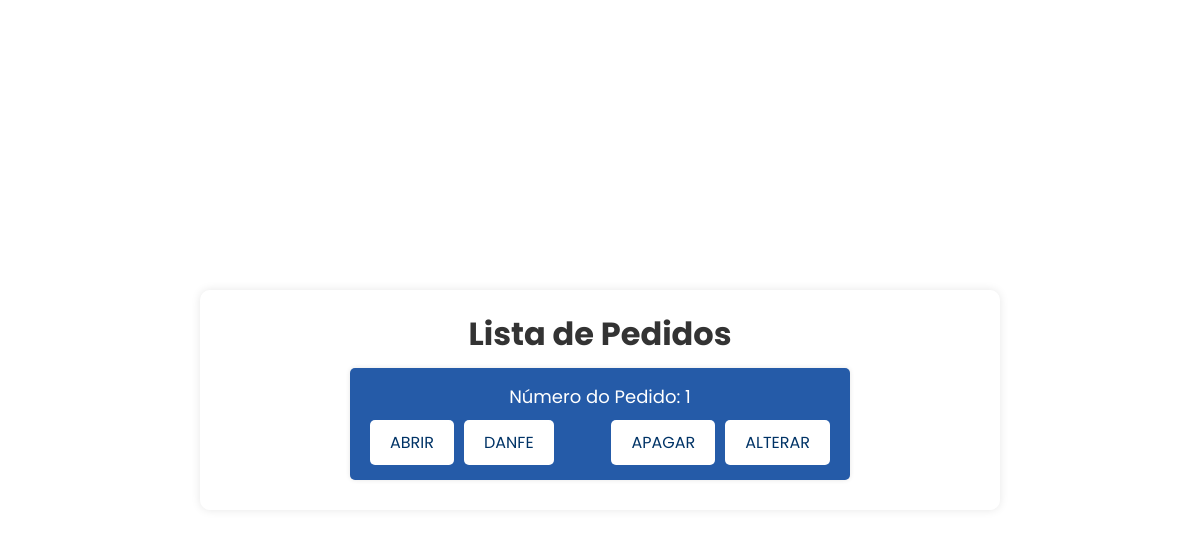
/SENAI_LOGISTICA/homeProf/itens/meuspedidos.php, run on an earlier commit of the app's database.
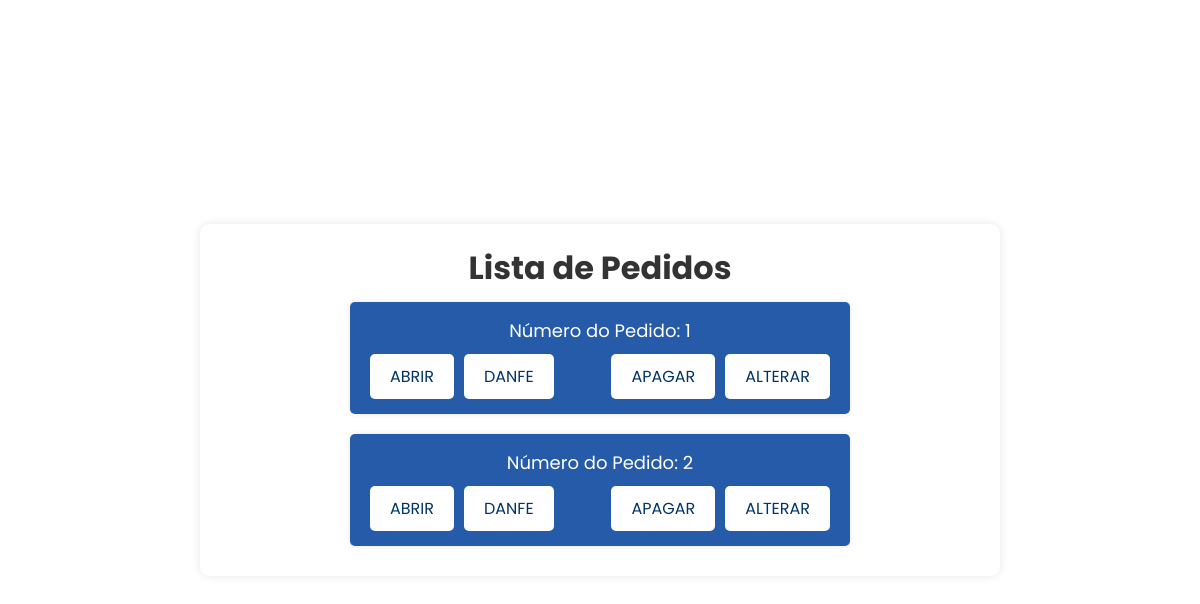
And on a later commit of the database.
### tables this page shows
CREATE TABLE `pedidos` (
  `pedido` varchar(255) NOT NULL,
  `data_entrega` date DEFAULT NULL,
  `data_pedido` date DEFAULT NULL,
  `observacoes` text
);

### SENAI_LOGISTICA/homeProf/itens/meuspedidos.php (the view, shortened to what this page needs)
<!DOCTYPE html>
<html lang='pt-br'>
<head>
    <link rel="stylesheet" href="docaM.css">
    <link href='https://unpkg.com/boxicons@2.1.4/css/boxicons.min.css' rel='stylesheet'>
    <link rel="stylesheet" href="https://cdnjs.cloudflare.com/ajax/libs/font-awesome/6.5.2/css/all.min.css">
</head>
<body>
    <div class="container">
        <h1>Lista de Pedidos</h1>
        <?php
        $servername = "localhost";
        $username = "root";
        $password = "root";
        $dbname = "senai";
        $conn = new mysqli($servername, $username, $password, $dbname);
        $sql_pedidos = "SELECT DISTINCT pedidos.pedido
                        FROM pedidos
                        JOIN produtos ON pedidos.pedido = produtos.pedidob";
        $result_pedidos = $conn->query($sql_pedidos);
        if ($result_pedidos) {
            if ($result_pedidos->num_rows > 0) {
                echo "<ul class='pedido-list'>";
                while($row_pedidos = $result_pedidos->fetch_assoc()) {
                    if (isset($row_pedidos["pedido"])) {
                        $pedido = $row_pedidos["pedido"];
                        echo "<li class='pedido-item'>";
                        echo "<div class='pedido-info'>";
                        echo "<span class='pedido-idpedido'>Número do Pedido: " . $pedido . "</span>";
                        echo "</div>";
                        echo "<div class='pedido-buttons'>";
                        echo "<form action='' method='GET'>";
                        echo "<button class='pedido-submit' type='submit' formaction='buscarpedido.php'>ABRIR</button>";
                        echo "<button class='pedido-submit' type='submit' formaction='danfe.php'>DANFE</button>";
                        echo "</form>";
                        echo "<form action='' method='POST' onsubmit='return confirm(\"Tem certeza?\");'>";
                        echo "<button class='pedido-submit' type='submit' formaction='deletar_pedido.php'>APAGAR</button>";
                        echo "<button class='pedido-submit' type='submit' formaction='editar_pedido.php'>ALTERAR</button>";
                        echo "</form>";
                        echo "</div>";
                        echo "</li>";
                    } else {
                        echo "Dados do pedido não encontrados.";
                    }
                }
                echo "</ul>";
            } else {
                echo "Nenhum pedido encontrado.";
            }
        } else {
            echo "Erro na execução da consulta: " . $conn->error;
        }
        ?>
    </div>
</body>
</html>

### SENAI_LOGISTICA/homeProf/itens/docaM.css (style rules this page uses)
* { font-family: 'Poppins', sans-serif; box-sizing: border-box; padding: 0; margin: 0; }
body { background-color: #ffffff; margin: 0; padding: 0; display: flex; justify-content: center; align-items: center; height: 100vh; }
.container { background: rgba(255, 255, 255, 0.377); padding: 20px; border-radius: 10px; box-shadow: 0 0 10px rgba(0, 0, 0, 0.1); width: 80%; max-width: 800px; }
h1 { text-align: center; color: #333; }
.pedido-list { list-style-type: none; padding: 0; display: flex; flex-direction: column; align-items: center; }
.pedido-item { background-color: rgb(37, 91, 168); margin: 10px 0; padding: 15px; border-radius: 5px; display: flex; flex-direction: column; align-items: center; box-shadow: 0 0 5px rgba(0, 0, 0, 0.1); color: white; width: 100%; max-width: 500px; }
.pedido-info { font-size: 18px; margin-bottom: 10px; text-align: center; }
.pedido-buttons { display: flex; justify-content: space-between; gap: 10px; width: 100%; }
.pedido-submit { background-color: white; border: none; color: #003366; padding: 10px 20px; text-align: center; text-decoration: none; display: inline-block; font-size: 16px; cursor: pointer; border-radius: 5px; transition: background-color 0.3s ease; flex: 1; margin: 0 5px; }
form { display: inline-block; margin: 0; }

What changed in the data, as far as the page shows it:
added pedidos: pedido "2"
